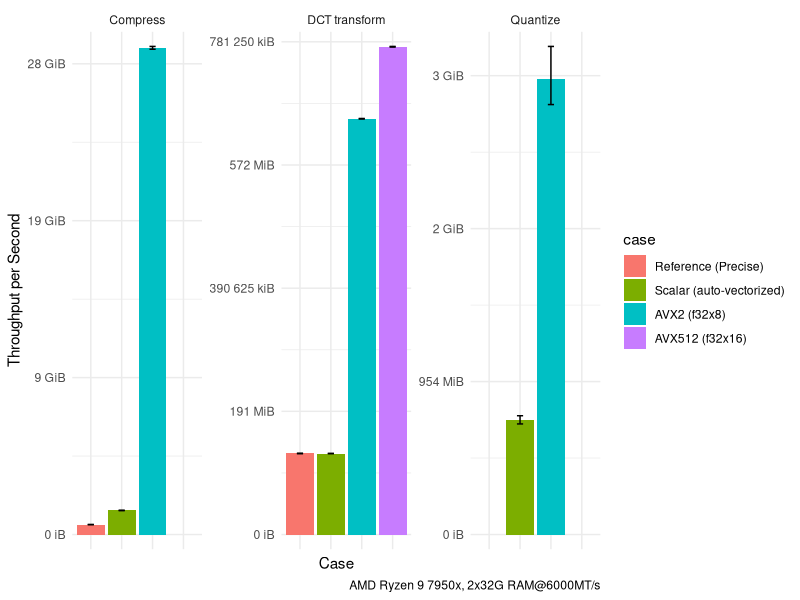
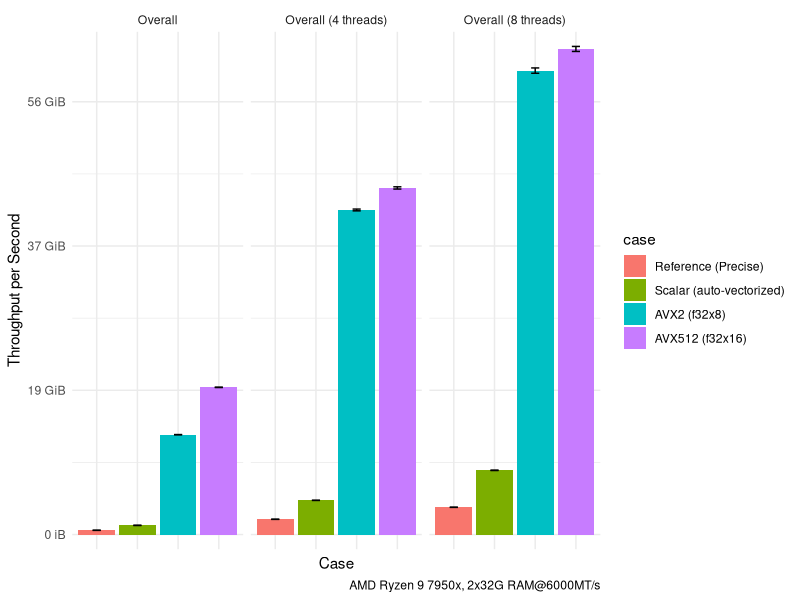
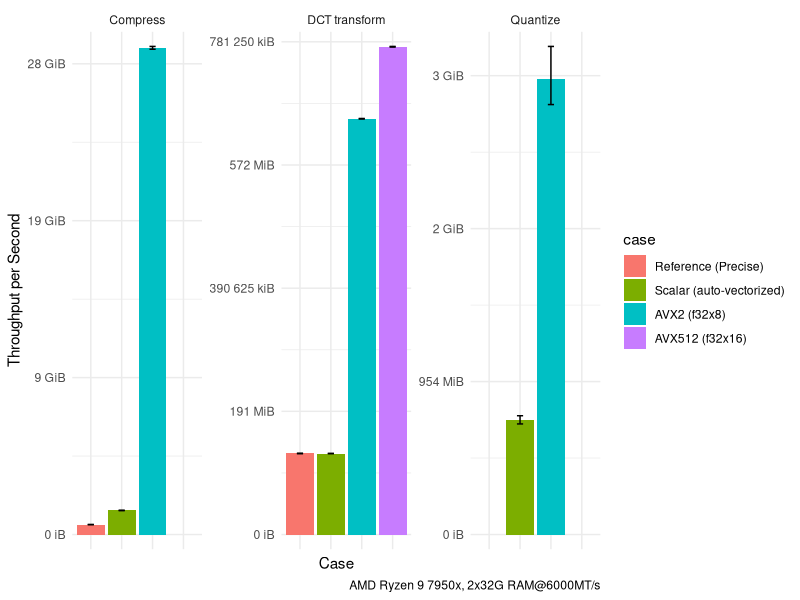
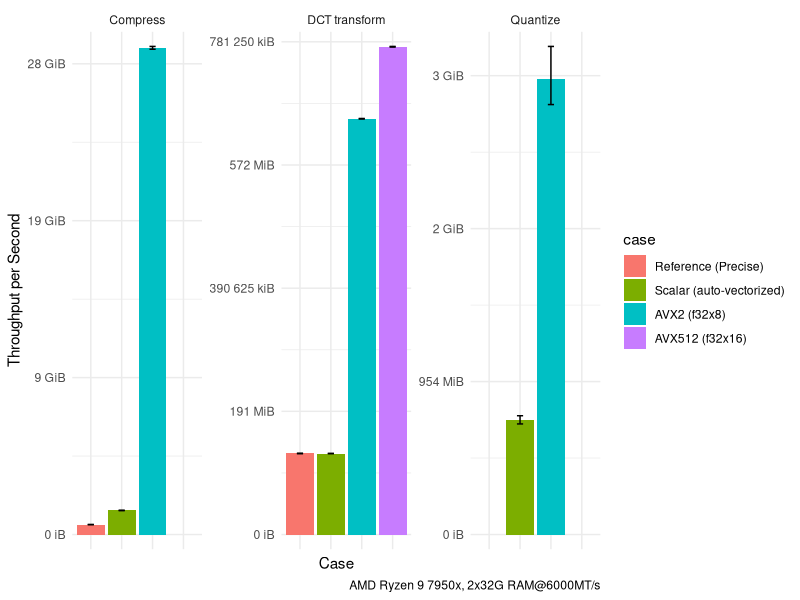
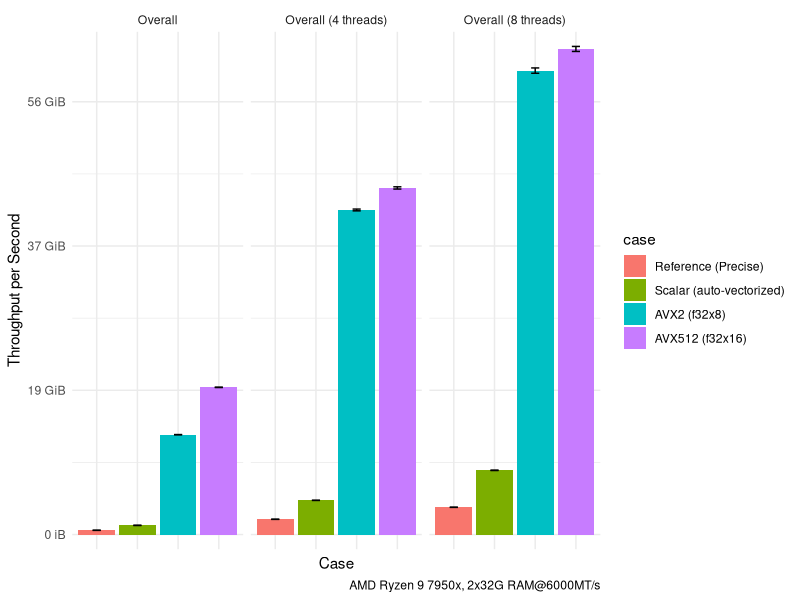
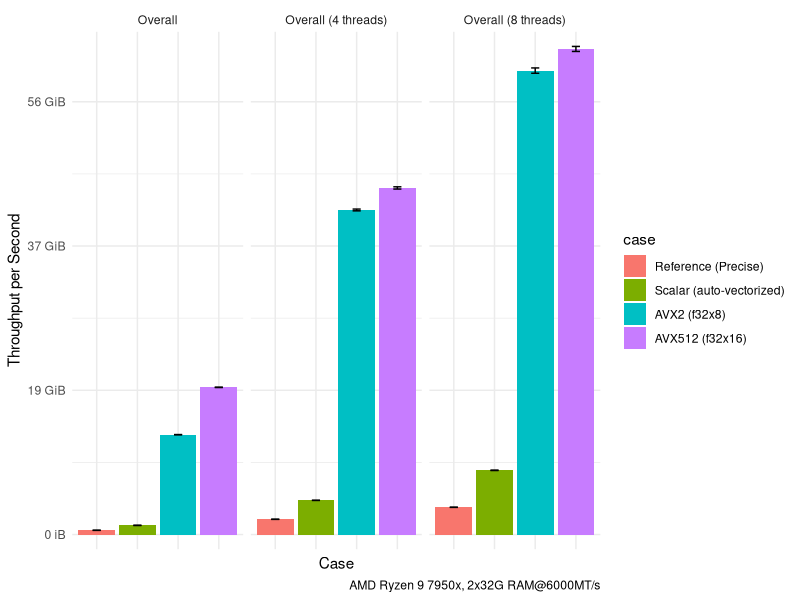

Write R code to recreate these figures, in order.
library(tidyverse)
library(cowplot)
library(scales)
data <- read_csv("bench.csv") %>%
    mutate(class = case_when(
        class == "hash" ~ "Overall",
        class == "hash_4threads" ~ "Overall (4 threads)",
        class == "hash_8threads" ~ "Overall (8 threads)",
        class == "dct2d" ~ "DCT transform",
        class == "jarosz_compress" ~ "Compress",
        class == "quantize" ~ "Quantize",
        TRUE ~ class
    )) %>%
    mutate(case = case_when(
        case == "reference" ~ "Reference (Precise)",
        case == "scalar" ~ "Scalar (auto-vectorized)",
        case == "avx2" ~ "AVX2 (f32x8)",
        case == "avx512" ~ "AVX512 (f32x16)",
        TRUE ~ case
    ))

data.overall <- data %>%
    filter(str_detect(class, "Overall"))

data.sub <- data %>%
    filter(!str_detect(class, "Overall"))

data.sub %>%
    mutate(class = factor(class), case = factor(case)) %>%
    mutate(class = fct_relevel(class, "Compress", "DCT transform", "Quantize")) %>%
    mutate(case = fct_relevel(case, "Reference (Precise)", "Scalar (auto-vectorized)", "AVX2 (f32x8)", "AVX512 (f32x16)")) %>%
    select(-starts_with("time")) %>%
    filter(class != "sum_of_gradients") %>%
    ggplot(aes(x = case, y = thrptm, fill = case, ymin = thrptl, ymax = thrpth)) +
    geom_bar(stat = "identity") +
    geom_errorbar(width = 0.2) +
    scale_y_continuous(expand = expansion(mult = 0.03, add = 0.02), limits = c(0, NA), labels = label_bytes(units = "auto_binary")) +
    facet_wrap(~class, scales = "free_y") +
    theme_minimal() +
    theme(axis.text.x = element_blank()) + 
    labs(
        x = "Case",
        y = "Throughput per Second",
        caption = "AMD Ryzen 9 7950x, 2x32G RAM@6000MT/s"
    )

ggsave("sub.png", width = 10, height = 5)
ggsave("sub.jpg", width = 10, height = 5)

data.overall %>%
    mutate(class = factor(class), case = factor(case)) %>%
    mutate(class = fct_relevel(class, "Overall", "Overall (4 threads)", "Overall (8 threads)")) %>%
    mutate(case = fct_relevel(case, "Reference (Precise)", "Scalar (auto-vectorized)", "AVX2 (f32x8)", "AVX512 (f32x16)")) %>%
    select(-starts_with("time")) %>%
    filter(class != "sum_of_gradients") %>%
    ggplot(aes(x = case, y = thrptm, fill = case, ymin = thrptl, ymax = thrpth)) +
    geom_bar(stat = "identity") +
    geom_errorbar(width = 0.2) +
    scale_y_continuous(expand = expansion(mult = 0.03, add = 0.02), limits = c(0, NA), labels = label_bytes(units = "auto_binary")) +
    facet_wrap(~class) +
    theme_minimal() +
    theme(axis.text.x = element_blank()) +  
    labs(
        x = "Case",
        y = "Throughput per Second",
        caption = "AMD Ryzen 9 7950x, 2x32G RAM@6000MT/s"
    )

ggsave("overall.png", width = 10, height = 5)
ggsave("overall.jpg", width = 10, height = 5)
